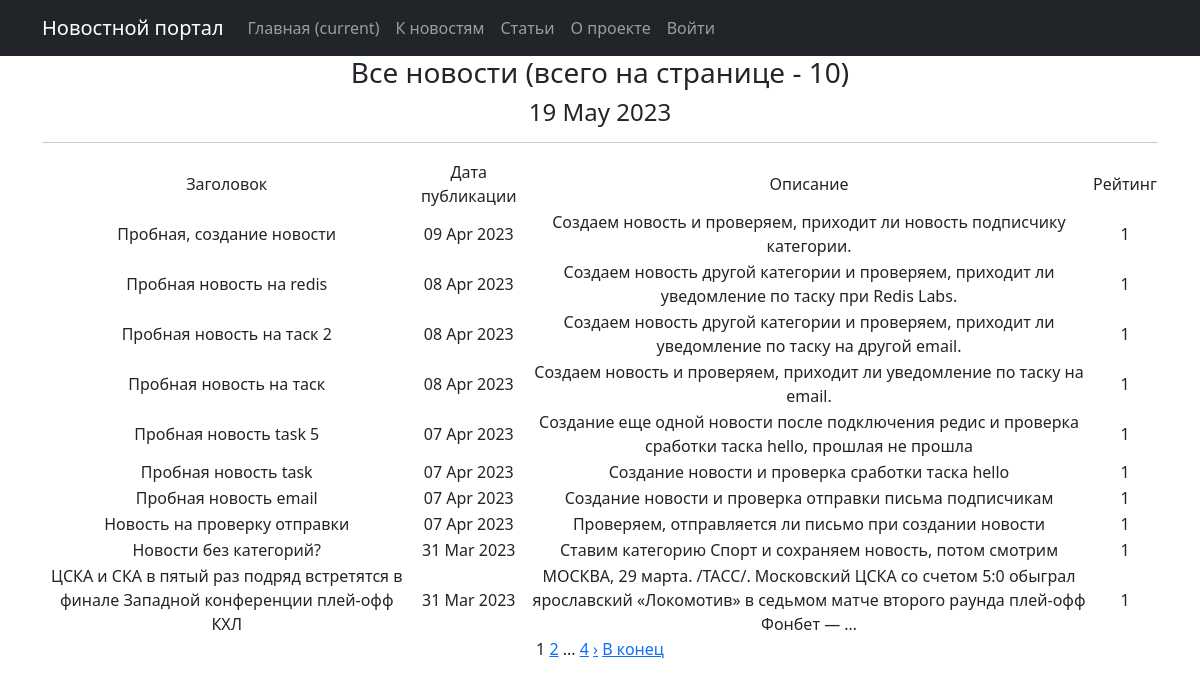
The app's page /posts/news/ with its own data.
### news/models.py (models this page shows, shortened)
class Post(models.Model):
    author = models.ForeignKey(Author, on_delete=models.CASCADE)
    content = models.CharField(max_length=2, choices=CONTENTS)
    time_in = models.DateTimeField(auto_now_add=True)
    category = models.ManyToManyField(Category, through='PostCategory')
    title = models.CharField(max_length=255,)
    content_text = models.TextField()
    content_rate = models.IntegerField(default=1)

### news/views.py (the view)
# urls.py: path("news/", cache_page(300)(NewsList.as_view()), name='news_list'),
class NewsList(ListView):
    model = Post
    queryset = Post.objects.filter(content = 'NW')
    ordering = '-time_in'
    template_name = 'news.html'
    context_object_name = 'news'
    paginate_by = 10
    def get_queryset(self):
        queryset = super().get_queryset()
        self.filterset = PostFilter(self.request.GET, queryset)
        return self.filterset.qs
    def get_context_data(self, **kwargs):
        context = super().get_context_data(**kwargs)
        context['time_now'] = datetime.utcnow()
        context['filterset'] = self.filterset
        return context

### news/templatetags/custom_filters.py (called while the page is built)
@register.filter()
@stringfilter #чтобы не вызывать ошибки, приведем в строку
def censor(value, bad_words = bad_list):
    words = value.split()#разделим строку
    new_line=''
    for word in words:
        if word.lower() in bad_words in bad_words:
            new_line += word[0] #если да, первый символ оставляем
            for i in word[1:]:
                new_line += '*'#остальные заменяем на *
            new_line += ' '
        elif (word[:-1].lower()) in bad_words:
            new_line += word[0]
            for i in word[1:-1]:
                new_line += '*'
            new_line += (word[-1] + ' ')
        else:
            new_line += (word + ' ')
    return new_line.rstrip()

### news/templatetags/custom_tags.py (called while the page is built)
@register.simple_tag(takes_context=True)
def url_replace(context, **kwargs):
   d = context['request'].GET.copy()
   for k, v in kwargs.items():
       d[k] = v
   return d.urlencode()

### templates/news.html (shortened to what this page needs)
{% extends 'flatpages/default.html' %}
{% load custom_filters %}
{% load custom_tags %}
{% block content %}
    {% load cache %}
    {% cache 120 header %}
    <h3>Все новости (всего на странице - {{ news|length}})</h3>
    <h4>{{ time_now|date:'d M Y'}}</h4>
    <hr>
    {% endcache %}
    {% if news %}
       <table>
           <tr>
               <td>Заголовок</td>
               <td>Дата публикации</td>
               <td>Описание</td>
               <td>Рейтинг</td>
           </tr>
           {% for post in news %}
           {% if post.content == 'NW' %}
           <tr>
               <td>{{ post.title|censor }}</td>
               <td>{{ post.time_in|date:'d M Y' }}</td>
               <td>{{ post.content_text|censor|truncatewords:20 }}</td>
               <td>{{ post.content_rate }}</td>
           </tr>
           {% endif %}
           {% endfor %}
       </table>
    {% else %}
        <h3>Новости не найдены</h3>
    {% endif %}
   {{ page_obj.number }}
   {% if page_obj.has_next %}
       <a href="?{% url_replace page=page_obj.next_page_number %}">{{ page_obj.next_page_number }}</a>
       {% if paginator.num_pages != page_obj.next_page_number %}
           ...
           <a href="?{% url_replace page=page_obj.paginator.num_pages %}">{{ page_obj.paginator.num_pages }}</a>
       {% endif %}
   {% endif %}
        {% if page_obj.has_next %}
            <a href="?{% url_replace page=page_obj.next_page_number %}">&rsaquo;</a>
            <a href="?{% url_replace page=page_obj.paginator.num_pages %}">В конец</a>
        {% endif %}
{% endblock content %}

### records on screen
Post: title|censor "Пробная, создание новости", time_in "09 Apr 2023", content_text|censor "Создаем новость и проверяем, приходит ли новость подписчику категории.", content_rate "1"
Post: title|censor "Пробная новость на redis", time_in "08 Apr 2023", content_text|censor "Создаем новость другой категории и проверяем, приходит ли уведомление по таску при Redis Labs.", content_rate "1"
Post: title|censor "Пробная новость на таск 2", time_in "08 Apr 2023", content_text|censor "Создаем новость другой категории и проверяем, приходит ли уведомление по таску на другой email.", content_rate "1"
Post: title|censor "Пробная новость на таск", time_in "08 Apr 2023", content_text|censor "Создаем новость и проверяем, приходит ли уведомление по таску на email.", content_rate "1"
Post: title|censor "Пробная новость task 5", time_in "07 Apr 2023", content_text|censor "Создание еще одной новости после подключения редис и проверка сработки таска hello, прошлая не прошла", content_rate "1"
Post: title|censor "Пробная новость task", time_in "07 Apr 2023", content_text|censor "Создание новости и проверка сработки таска hello", content_rate "1"
Post: title|censor "Пробная новость email", time_in "07 Apr 2023", content_text|censor "Создание новости и проверка отправки письма подписчикам", content_rate "1"
Post: title|censor "Новость на проверку отправки", time_in "07 Apr 2023", content_text|censor "Проверяем, отправляется ли письмо при создании новости", content_rate "1"
Post: title|censor "Новости без категорий?", time_in "31 Mar 2023", content_text|censor "Ставим категорию Спорт и сохраняем новость, потом смотрим", content_rate "1"
Post: title|censor "ЦСКА и СКА в пятый раз подряд встретятся в финале Западной конференции плей-офф КХЛ", time_in "31 Mar 2023", content_text|censor "МОСКВА, 29 марта. /ТАСС/. Московский ЦСКА со счетом 5:0 обыграл ярославский «Локомотив» в седьмом матче второго раунда плей-офф Фонбет — …", content_rate "1"

### other values on screen
{{ news|length }} "10"
{{ time_now|date:'d M Y' }} "19 May 2023"
{{ page_obj.number }} "1"
{{ page_obj.next_page_number }} "2"
{{ page_obj.paginator.num_pages }} "4"
